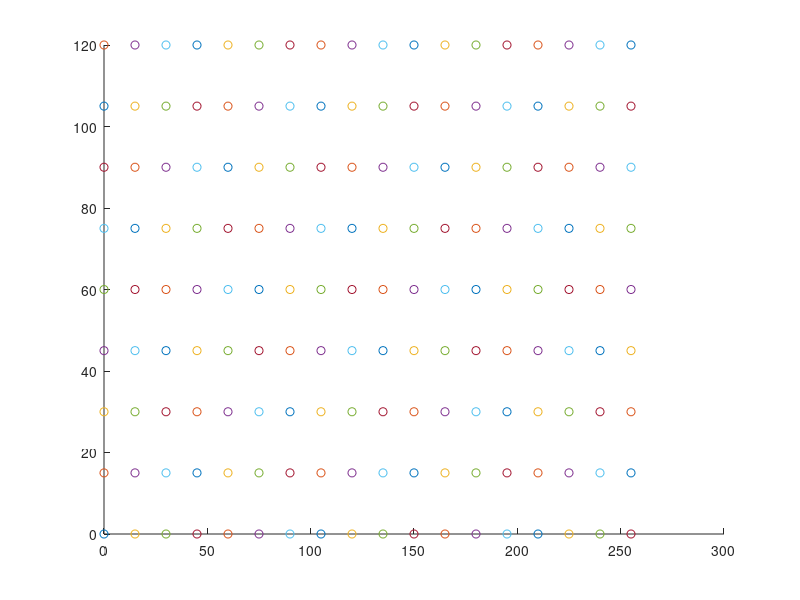

MATLAB code to generate this figure: (Note: this script raises an error after producing the figure.)
%This code visualizes the camera poses in the world coordinate system. 

hold on
% plot checkerboard point
for i = 0:17
    for j = 0:8
        plot3(i*15,j*15,0,'o')
    end 
end
camindex = [1,1,1,1,1];
fidcamera = fopen( 'camera_parameters.txt', 'wt' );

fid = fopen( 'objectSR_par.txt', 'wt' );
fidR = fopen( 'Rotation.txt', 'wt' );
fidt = fopen( 'Translation.txt', 'wt' );
fidI = fopen( 'Intrinsic.txt', 'wt' );
[c1,imagepointss1] = cam1();

for i = [ 1 2 3 4 5]
    cameracoordinat(c1,imagepointss1,i,fid,c1,fidR,fidt,fidI);
end
hold off

%plot camera pose

function cameracoordinat(c,imagepoint1,m,fid,c3,fidR,fidt,fidI)

I2 = c3.IntrinsicMatrix;
R2 = c.RotationMatrices(:,:,m);
t2 = c.TranslationVectors(m,:);

rotation(R2,fidR);
translation(t2,fidt);
Intrinsic(I2,fidI);

%camera coordinate in pattern centric
origin = -t2* inv(R2);
xaxis = ([105 0 0] -t2)*inv(R2);
yaxis = ([0 105 0] - t2)*inv(R2);
zaxis = ([0 0 105] - t2)*inv(R2);
text(origin(1),origin(2),origin(3),'cam'+string(m))


pts = [origin; xaxis];
plot3(pts(:,1), pts(:,2), pts(:,3),"red")
plot3(origin(1),origin(2),origin(3),'o')

pts = [origin; yaxis];
plot3(pts(:,1), pts(:,2), pts(:,3),'green')
pts = [origin; zaxis];
plot3(pts(:,1), pts(:,2), pts(:,3),'blue')

%save camera parameters

fprintf( fid, '%s ', 'sill'+string(m)+'.png');
for i = 1:size(I2,1)
    for j = 1:size(I2,2)
        fprintf( fid, '%d ', I2(i,j));
    end
end
for i = 1:size(R2,1)
    for j = 1:size(R2,2)
        fprintf( fid, '%d ', R2(i,j));
    end
end
for i = 1:size(t2,2)
    fprintf( fid, '%d ', t2(i));
end
fprintf( fid, '\n' );
end

function rotation(R2,fid)
for j = 1:3
    for k = 1:3
        fprintf(fid, '%d',R2(j,k));
        fprintf(fid, ' ');
    end
    fprintf( fid, '\n' );
end
end
function translation(t2,fid)
for k = 1:3
    fprintf(fid, '%d',t2(1,k));
    fprintf(fid, ' ');
end
fprintf( fid, '\n' );
end

function Intrinsic(I2,fid)
for j = 1:3
    for k = 1:3
        fprintf(fid, '%d',I2(j,k));
        fprintf(fid, ' ');
    end
    fprintf( fid, '\n' );
end
end

function cameraparameter(P,fid)
for j = 1:size(P,1)
    for k = 1:size(P,2)
        fprintf(fid, '%d',P(j,k));
        fprintf(fid, ' ');
    end
        
        fprintf( fid, '\n' );
end
end

function imagepoint(P,fid)
for j = 1:size(P,1)
    for k = 1:size(P,2)
        fprintf(fid, '%d',P(j,k));
        fprintf(fid, ' ');
    end
        
        fprintf( fid, '\n' );
end
end

